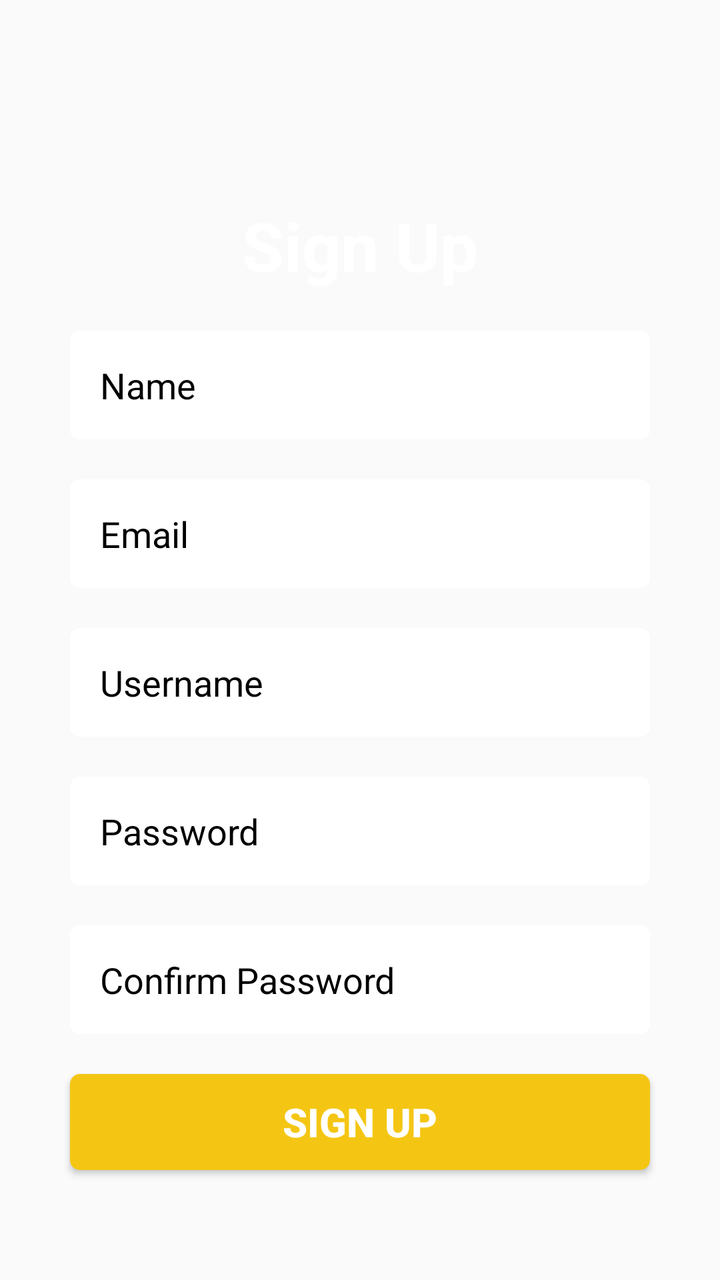
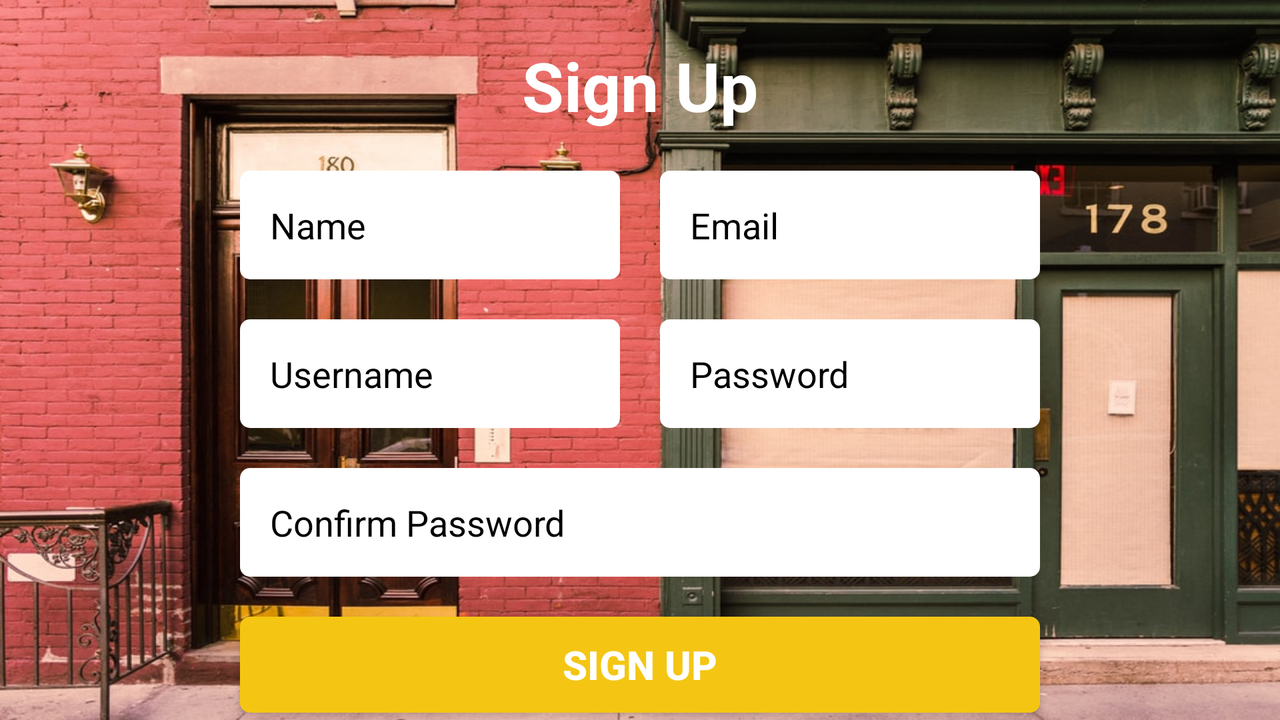

Two renders of one Android screen. The first uses the default layout on a phone; the second uses the alternative layout the repository ships for a different screen configuration, on a matching device. The two XML files are below.
<!-- AndroidManifest.xml: application theme AppTheme -->
<!-- res/layout/signup.xml -->
<?xml version="1.0" encoding="utf-8"?>
<RelativeLayout
    xmlns:android="http://schemas.android.com/apk/res/android"
    android:layout_width="match_parent"
    android:layout_height="match_parent">

    <LinearLayout
        android:layout_width="match_parent"
        android:layout_height="match_parent"
        android:background="@drawable/loginbackground">
    </LinearLayout>
    <TextView
        android:layout_width="match_parent"
        android:layout_height="wrap_content"
        android:layout_marginTop="100dp"
        android:gravity="center"
        android:text="@string/Signup"
        android:textColor="@color/loginButtonText"
        android:textSize="34dp"
        style="@style/TextAppearance.AppCompat.Headline"
        android:textStyle="bold"
        android:id="@+id/signup_title"/>

    <EditText
        android:inputType="textPersonName"
        android:id="@+id/signup_name"
        android:layout_centerHorizontal="true"
        android:background="@drawable/input_shape"
        android:layout_width="match_parent"
        android:layout_height="wrap_content"
        android:padding="15dp"
        android:layout_marginTop="20dp"
        android:layout_marginRight="70dp"
        android:hint="Name"
        android:textColorHint="#000"
        android:textColor="#000"
        android:layout_below="@id/signup_title"/>

    <EditText
        android:inputType="textEmailAddress"
        android:id="@+id/signup_email"
        android:layout_width="match_parent"
        android:layout_height="wrap_content"
        android:layout_centerHorizontal="true"
        android:background="@drawable/input_shape"
        android:padding="15dp"
        android:layout_marginTop="20dp"
        android:layout_marginRight="70dp"
        android:hint="Email"
        android:textColorHint="#000"
        android:textColor="#000"
        android:layout_below="@id/signup_name"/>

    <EditText
        android:inputType="text"
        android:id="@+id/signup_username"
        android:layout_width="match_parent"
        android:layout_height="wrap_content"
        android:layout_centerHorizontal="true"
        android:background="@drawable/input_shape"
        android:padding="15dp"
        android:layout_marginTop="20dp"
        android:layout_marginRight="70dp"
        android:hint="Username"
        android:textColorHint="#000"
        android:textColor="#000"
        android:layout_below="@+id/signup_email"/>

    <EditText
        android:id="@+id/signup_password"
        android:layout_below="@+id/signup_username"
        android:layout_width="match_parent"
        android:layout_height="wrap_content"
        android:layout_centerHorizontal="true"
        android:layout_marginTop="20dp"
        android:layout_marginRight="70dp"
        android:background="@drawable/input_shape"
        android:padding="15dp"
        android:hint="Password"
        android:textColorHint="#000"
        android:textColor="#000"
        android:inputType="textPassword"/>

    <EditText
        android:id="@+id/signup_confirm_password"
        android:layout_below="@+id/signup_password"
        android:layout_width="match_parent"
        android:layout_height="wrap_content"
        android:layout_centerHorizontal="true"
        android:layout_marginTop="20dp"
        android:layout_marginRight="70dp"
        android:background="@drawable/input_shape"
        android:padding="15dp"
        android:hint="Confirm Password"
        android:textColorHint="#000"
        android:textColor="#000"
        android:inputType="textPassword"/>

    <Button
        android:id="@+id/signup_button"
        android:layout_below="@+id/signup_confirm_password"
        android:layout_width="match_parent"
        android:layout_height="wrap_content"
        android:layout_marginTop="20dp"
        android:layout_marginLeft="70dp"
        android:layout_centerHorizontal="true"
        android:gravity="center"
        android:textSize="20dp"
        android:textStyle="bold"
        android:text="@string/Signup"
        android:textColor="@color/loginButtonText"
        android:background="@drawable/btn_shape"/>
</RelativeLayout>
<!-- resources referenced by this layout -->
<resources>
  <color name="loginButtonText">#fff</color>
  <!-- drawable btn_shape (drawable) -->
  <?xml version="1.0" encoding="utf-8"?>
  <shape android:shape="rectangle"
      xmlns:android="http://schemas.android.com/apk/res/android">
  
      <solid android:color="@color/colorPrimary" />
      <corners android:radius="5dp" />
  </shape>
  <!-- drawable input_shape (drawable) -->
  <?xml version="1.0" encoding="utf-8"?>
  <shape android:shape="rectangle"
      xmlns:android="http://schemas.android.com/apk/res/android">
  
      <solid android:color="#fff" />
      <corners android:radius="5dp" />
  </shape>
  <string name="Signup">Sign Up</string>
  <style name="AppTheme" parent="Theme.AppCompat.Light.DarkActionBar">
          
          <item name="colorPrimary">@color/colorPrimary</item>
          <item name="colorPrimaryDark">@color/colorPrimaryDark</item>
          <item name="colorAccent">@color/colorAccent</item>
      </style>
  <color name="colorPrimary">#f4c613</color>
  <color name="colorPrimaryDark">#303F9F</color>
  <color name="colorAccent">#D81B60</color>
</resources>
<!-- res/layout-land/signup.xml (the repository's variant of the layout above) -->
<!-- drawn on the phone turned sideways -->
<?xml version="1.0" encoding="utf-8"?>
<RelativeLayout
    xmlns:android="http://schemas.android.com/apk/res/android"
    android:layout_width="match_parent"
    android:layout_height="match_parent">

    <LinearLayout
        android:layout_width="match_parent"
        android:layout_height="match_parent"
        android:background="@drawable/loginbackgroundland">

    </LinearLayout>
    <TextView
        android:layout_width="match_parent"
        android:layout_height="wrap_content"
        android:layout_marginTop="20dp"
        android:gravity="center"
        android:text="Sign Up"
        android:textColor="@color/loginButtonText"
        android:textSize="34dp"
        style="@style/TextAppearance.AppCompat.Headline"
        android:textStyle="bold"
        android:id="@+id/signup_title"/>
    
    <LinearLayout
        android:id="@+id/layout_one"
        android:layout_width="match_parent"
        android:layout_height="wrap_content"
        android:layout_alignParentLeft="true"
        android:layout_alignParentStart="true"
        android:layout_below="@+id/signup_title"
        android:orientation="horizontal">

        <EditText
            android:inputType="textPersonName"
            android:id="@+id/signup_name"
            android:layout_below="@+id/signup_title"
            android:background="@drawable/input_shape"
            android:padding="15dp"
            android:layout_marginTop="20dp"
            android:hint="Name"
            android:textColorHint="#000"
            android:textColor="#000"
            android:layout_weight="1"
            android:layout_width="0dp"
            android:layout_height="wrap_content"
            android:layout_marginLeft="120dp"
            android:layout_marginRight="20dp"/>

        <EditText
            android:inputType="textEmailAddress"
            android:id="@+id/signup_email"
            android:layout_below="@+id/signup_name"
            android:background="@drawable/input_shape"
            android:layout_width="0dp"
            android:layout_weight="1"
            android:layout_height="wrap_content"
            android:padding="15dp"
            android:layout_marginTop="20dp"
            android:layout_marginRight="120dp"
            android:hint="Email"
            android:textColorHint="#000"
            android:textColor="#000"/>
    </LinearLayout>
    <LinearLayout
        android:id="@+id/layout_two"
        android:layout_below="@+id/layout_one"
        android:layout_width="match_parent"
        android:layout_height="wrap_content"
        android:orientation="horizontal"
        android:layout_alignParentStart="true"
        android:layout_alignParentLeft="true">

        <EditText
            android:inputType="text"
            android:id="@+id/signup_username"
            android:layout_below="@+id/signup_email"
            android:background="@drawable/input_shape"
            android:layout_width="0dp"
            android:layout_height="wrap_content"
            android:padding="15dp"
            android:layout_marginTop="20dp"
            android:layout_marginLeft="120dp"
            android:hint="Username"
            android:textColorHint="#000"
            android:textColor="#000"
            android:layout_weight="1"
            android:layout_marginRight="20dp"/>

        <EditText
            android:id="@+id/signup_password"
            android:layout_below="@+id/signup_username"
            android:background="@drawable/input_shape"
            android:padding="15dp"
            android:layout_marginTop="20dp"
            android:layout_marginRight="120dp"
            android:hint="Password"
            android:textColorHint="#000"
            android:textColor="#000"
            android:layout_weight="1"
            android:layout_width="0dp"
            android:layout_height="wrap_content"
            android:inputType="textPassword"/>

    </LinearLayout>

    <EditText
        android:id="@+id/signup_confirm_password"
        android:layout_below="@+id/layout_two"
        android:layout_width="match_parent"
        android:layout_height="wrap_content"
        android:inputType="textPassword"
        android:background="@drawable/input_shape"
        android:layout_centerHorizontal="true"
        android:layout_marginTop="20dp"
        android:padding="15dp"
        android:layout_marginRight="240dp"
        android:hint="Confirm Password"
        android:textColorHint="#000"
        android:textColor="#000"/>

    <Button
        android:id="@+id/signup_button"
        android:layout_below="@+id/signup_confirm_password"
        android:layout_width="match_parent"
        android:layout_height="wrap_content"
        android:background="@drawable/btn_shape"
        android:layout_marginTop="20dp"
        android:layout_centerHorizontal="true"
        android:layout_marginRight="240dp"
        android:text="Sign Up"
        android:textColor="#fff"
        android:textSize="20dp"
        android:textStyle="bold"/>
</RelativeLayout>
<!-- resources referenced by the variant -->
<!-- as the phone turned sideways resolves them -->
<resources>
  <color name="loginButtonText">#fff</color>
  <!-- drawable btn_shape (drawable) -->
  <?xml version="1.0" encoding="utf-8"?>
  <shape android:shape="rectangle"
      xmlns:android="http://schemas.android.com/apk/res/android">
  
      <solid android:color="@color/colorPrimary" />
      <corners android:radius="5dp" />
  </shape>
  <!-- drawable input_shape (drawable) -->
  <?xml version="1.0" encoding="utf-8"?>
  <shape android:shape="rectangle"
      xmlns:android="http://schemas.android.com/apk/res/android">
  
      <solid android:color="#fff" />
      <corners android:radius="5dp" />
  </shape>
  <!-- drawable loginbackgroundland: png bitmap (drawable, 170458 bytes) -->
  <style name="AppTheme" parent="Theme.AppCompat.Light.DarkActionBar">
          
          <item name="colorPrimary">@color/colorPrimary</item>
          <item name="colorPrimaryDark">@color/colorPrimaryDark</item>
          <item name="colorAccent">@color/colorAccent</item>
      </style>
  <color name="colorPrimary">#f4c613</color>
  <color name="colorPrimaryDark">#303F9F</color>
  <color name="colorAccent">#D81B60</color>
</resources>
